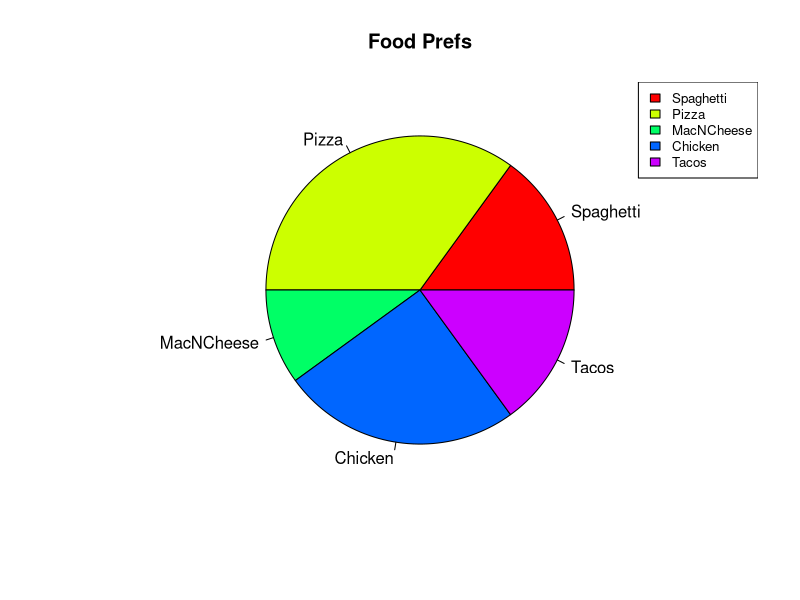

Write R code to recreate this figure.
foodPref <- c(15,35,10,25,15)
foodLabels <- c("Spaghetti", "Pizza", "MacNCheese",
                "Chicken", "Tacos")

png(file="child_food_pref.png")

colors <- rainbow(length(foodPref))

pie(foodPref, foodLabels, main="Food Prefs",
    col=colors)

legend("topright", 
       c("Spaghetti", "Pizza", 
         "MacNCheese",
         "Chicken", "Tacos"),
       cex=0.8,
       fill=colors)

dev.off()